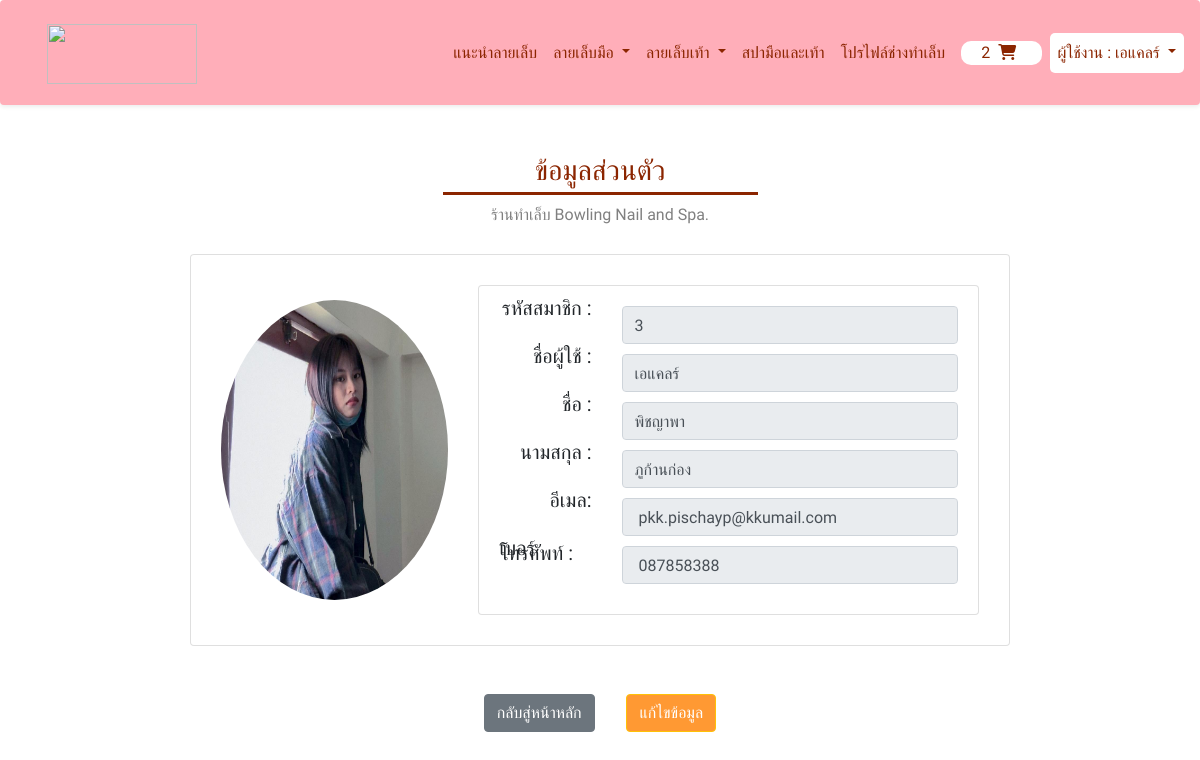
The page /user/user_profile.php (signed in) on the database its author committed.
### tables this page shows
CREATE TABLE `customer` (
  `cus_id` int(50) NOT NULL,
  `username` varchar(100) NOT NULL,
  `fname` varchar(100) NOT NULL,
  `lname` varchar(100) NOT NULL,
  `password` varchar(50) NOT NULL,
  `email` varchar(100) NOT NULL,
  `tel` varchar(10) NOT NULL,
  `file` varchar(500) NOT NULL,
  `typeuser_id` int(50) NOT NULL
);

### user/user_profile.php (the view, shortened to what this page needs)
<!DOCTYPE html>
<html lang="en">
<head>
    <link rel="stylesheet" href="../css.css">
    <link rel="stylesheet" href="../table.css">
    <link rel="stylesheet" href="../css_user.css">
    <link rel="stylesheet" href="https://stackpath.bootstrapcdn.com/bootstrap/4.4.1/css/bootstrap.min.css"
>
</head>
<body>
<header>
    <div>
        <?php include('../header_menuuser.php'); ?>
    </div>
</header>
    <div class="container">
        <div class="row">
            <div class="col-4"></div>
            <div class="col-4" id="user-header">
                <p>ข้อมูลส่วนตัว</p>
                <h6>ร้านทำเล็บ Bowling Nail and Spa.</h6>
            </div>
            <div class="col-4"></div>
        </div>
    </div>
    <div class="row">
        <div class="col-2">
            <?php
                $cus_id =  $_SESSION["cus_id"];
                include('../conn/conn.php');
                $query = "SELECT * FROM customer WHERE cus_id='$cus_id' ";
                $result = mysqli_query($conn, $query);
                while ($row = mysqli_fetch_array($result)) {
                    $cus_id = $row['cus_id'];
            ?>
        </div>
        <div class="col-8">
            <div class="row" id="user_profile">
            <div class="card h-80" id="header-card">
            <img src="<?php echo $row["file"] ?>" width="300px" height="300px" class="card-img-top rounded-circle" />
                <div class="card">
                <div class="card-body">
                    <form action="conn/conn_edit_profile.php?cus_id=<?php echo $cus_id ?>" enctype="multipart/form-data" method="POST">
                    <div class="row">
                        <div class="col-3" id="text-header">
                            <label>รหัสสมาชิก : </label><br>
                        </div>
                        <div class="col-9">
                            <input class="form-control input-lg" type="text"
                            value="<?php echo $row['cus_id']; ?> " size="5" name="cus_id" Disabled>
                        </div><br><br>
                        <div class="col-3" id="text-header">
                            <label>ชื่อผู้ใช้ : </label><br>
                        </div>
                        <div class="col-9">
                            <input class="form-control input-lg" type="text"
                            value="<?php echo $row['username']; ?> " size="30" name="username" Disabled>
                        </div><br><br>
                        <div class="col-3" id="text-header">
                            <label>ชื่อ : </label><br>
                        </div>
                        <div class="col-9">
                            <input class="form-control input-lg" class="form-control input-lg"
                            value="<?php echo $row['fname']; ?>" size="30" name="fname" Disabled>
                        </div><br><br>
                        <div class="col-3" id="text-header">
                            <label>นามสกุล : </label><br>
                        </div>
                        <div class="col-9">
                            <input class="form-control input-lg" class="form-control input-lg"
                            value="<?php echo $row['lname']; ?>" size="30" name="lname" Disabled>
                        </div><br><br>
                        <div class="col-3" id="text-header">
                            <label>อีเมล: </label><br>
                        </div>
                        <div class="col-9">
                            <input class="form-control input-lg" class="form-control input-lg" type="text"
                            value="<?php echo $row['email']; ?> " size="30" name="email" Disabled>
                        </div><br><br>
                        <div class="col-3" id="text-header">
                            <label>เบอร์โทรศัพท์ : </label><br>
                        </div>
                        <div class="col-9">
                            <input class="form-control input-lg" type="text"
                            value="<?php echo $row['tel']; ?> " size="30" name="tel" Disabled>
                        </div><br><br>
                    </div>
                    </form>
                    <?php
                        }
                    ?>
                </div>
                </div>
            </div>
            </div>
        </div>
        <div class="col-2"></div>
    </div><br><br>
    <div class="row">
        <div class="col-4"></div>
        <div class="col-4">
            <div class="d-grid gap-2 d-md-flex justify-content-md-center">
                <a href="../header/header_user.php">
                <button id="btnback" type="button" class="btn btn-secondary btn-md">กลับสู่หน้าหลัก</button>
                </a>
                <a href="#editprofile<?php echo $cus_id ?>" data-toggle="modal">
                    <button type="button"  class="btn btn-warning btn-md" type="button">
                        แก้ไขข้อมูล</button>
                </a>
            </div>
        </div>
        <div class="col-4"></div>
    </div>
    <br><br>
    <?php include('../model/main_model.php'); ?>
</body>
</html>

### css.css (style rules this page uses)
* { font-family: 'Prompt', sans-serif; background-image: '../img/bg/bg1.jpg'; background-attachment: fixed; }
.btn-warning { background-color: #FF9933 !important; color: white !important; float: right; }
#user_profile { padding-top: 10px; }
label { display:block; line-height:5px; }
@media only screen and (max-width: 1200px) { .card img { width: 40%; } }
[class*="col-"] { width: 100%; }

### css_user.css (style rules this page uses)
* { font-family: 'Prompt', sans-serif; background-image: '../img/bg/bg1.jpg'; background-attachment: fixed; }
#header-card { flex-direction: row; align-items: center; width: 100%; padding:30px; background-color:white; }
#header-card img { width: 30%; border-top-right-radius: 0; border-bottom-left-radius: calc(0.25rem - 1px); }
#header-card .card { margin-left: 30px; }
#text-header label { float:right; font-size:20px; }
#user-header p { text-align: center; color: #8B2500; font-size: 28px; border-bottom: solid 3px #8B2500; width: 90%; margin: auto; display: block; margin-bottom: 20px; margin-top:150px; margin-bottom:50px; }
#user-header h6 { text-align: center; color: gray; font-size: 16px; margin-top: -40px; margin-bottom: 20px; }
[class*="col-"] { width: 100%; }

### css_breadcrumb.css (style rules this page uses)
* { margin: 0; padding: 0; box-sizing: border-box; list-style: none; text-decoration: none; background-image: '../img/bg/bg1.jpg'; font-family: 'Prompt', sans-serif; }
[class*="col-"] { width: 100%; }

### css_modal.css (style rules this page uses)
* { font-family: 'Prompt', sans-serif; }
[class*="col-"] { width: 100%; }

### header_menuuser.php (style rules this page uses)
body { background-image: url('https://i.pinimg.com/564x/af/c2/10/afc21018708639dabcbb588ecee0f3a2.jpg'); background-repeat: no-repeat; background-size: 100% 100%; }

### rows shown on the page
customer: file (picture), cus_id "3", username "เอแคลร์", fname "พิชญาพา", lname "ภูก้านก่อง", email "pkk.pischayp@kkumail.com", tel "087858388"

### other values the page prints
$numOfCart "2"
$_SESSION['username'] "เอแคลร์"
